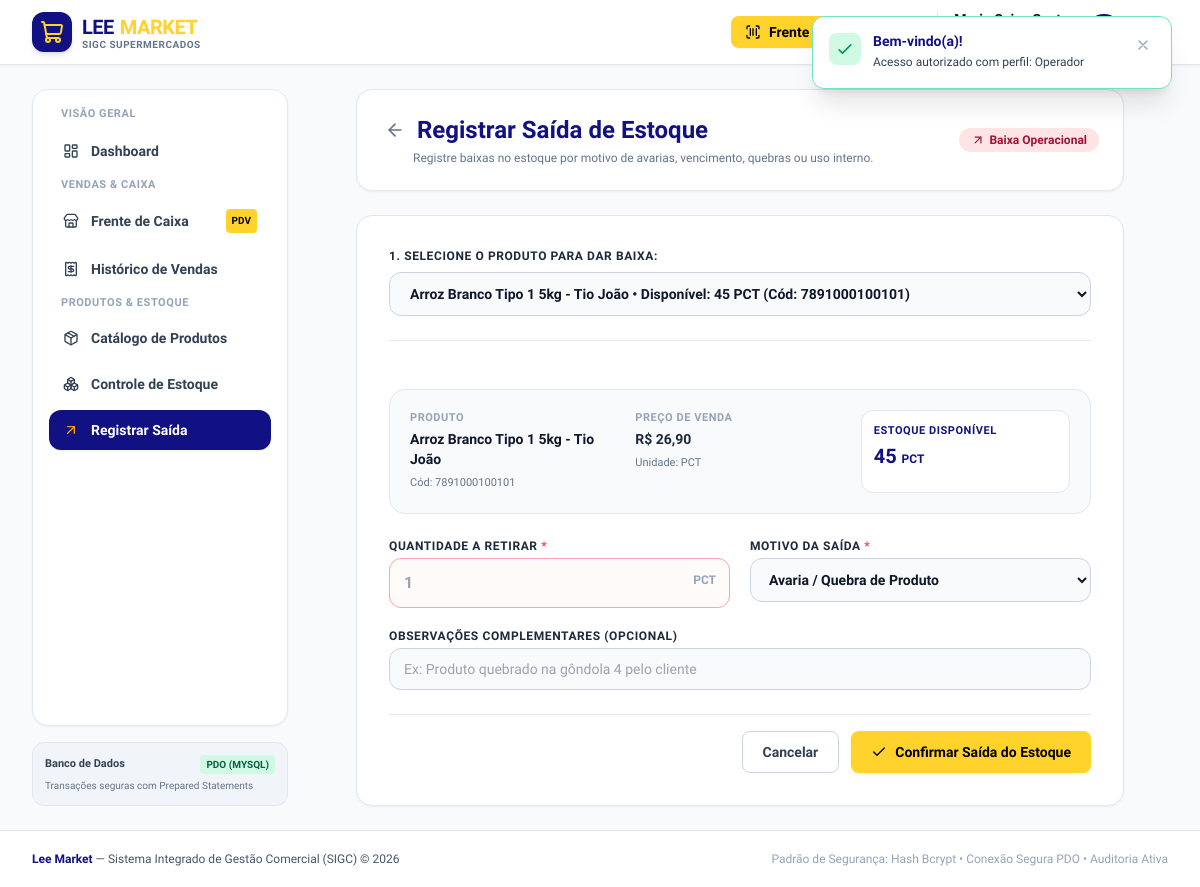
Screenshot of /modules/estoque/saida.php?id=1 (signed in) with the database file from the repository.
### tables this page shows
CREATE TABLE IF NOT EXISTS `produtos` (
  `id` INT AUTO_INCREMENT PRIMARY KEY,
  `codigo_barras` VARCHAR(50) NOT NULL UNIQUE,
  `nome` VARCHAR(150) NOT NULL,
  `categoria_id` INT NULL,
  `fornecedor_id` INT NULL,
  `preco_custo` DECIMAL(10,2) NOT NULL DEFAULT 0.00,
  `preco_venda` DECIMAL(10,2) NOT NULL,
  `estoque_atual` INT NOT NULL DEFAULT 0,
  `estoque_minimo` INT NOT NULL DEFAULT 5,
  `unidade_medida` VARCHAR(10) NOT NULL DEFAULT 'UN',
  `status` ENUM('ativo', 'inativo') NOT NULL DEFAULT 'ativo',
  `criado_em` DATETIME NOT NULL DEFAULT CURRENT_TIMESTAMP,
  `atualizado_em` DATETIME NOT NULL DEFAULT CURRENT_TIMESTAMP ON UPDATE CURRENT_TIMESTAMP,
  CONSTRAINT `fk_produtos_categoria` FOREIGN KEY (`categoria_id`) REFERENCES `categorias`(`id`) ON DELETE SET NULL,
  CONSTRAINT `fk_produtos_fornecedor` FOREIGN KEY (`fornecedor_id`) REFERENCES `fornecedores`(`id`) ON DELETE SET NULL
);

### includes/helpers.php (called while the page is built, shortened)
<?php
function base_url(string $path = ''): string {
    $scriptDir = str_replace('\\', '/', dirname($_SERVER['SCRIPT_NAME']));
    $subfolders = ['/modules/auth', '/modules/dashboard', '/modules/produtos', '/modules/estoque',
                   '/modules/vendas', '/modules/relatorios', '/modules/financeiro',
                   '/modules/fornecedores', '/modules/rh', '/modules/auditoria'];
    $base = $scriptDir;
    foreach ($subfolders as $sub) {
        if (str_ends_with($base, $sub)) {
            $base = substr($base, 0, -strlen($sub));
            break;
        }
    }
    $base = rtrim($base, '/');
    $cleanPath = ltrim($path, '/');
    return ($base ? $base : '') . ($cleanPath ? '/' . $cleanPath : '/');
}
function format_money($val): string {
    $num = floatval($val);
    return 'R$ ' . number_format($num, 2, ',', '.');
}

### modules/estoque/saida.php (the view, shortened to what this page needs)
<?php
require_once __DIR__ . '/../../includes/helpers.php';
$pdo = getDBConnection();
$selectedId = (int)($_GET['id'] ?? 0);
$produto = null;
if ($selectedId > 0) {
    $stmt = $pdo->prepare("SELECT p.*, c.nome as categoria_nome FROM produtos p LEFT JOIN categorias c ON p.categoria_id = c.id WHERE p.id = ? AND p.status = 'ativo'");
    $stmt->execute([$selectedId]);
    $produto = $stmt->fetch();
}
$produtosDisponiveis = $pdo->query("SELECT id, codigo_barras, nome, estoque_atual, unidade_medida FROM produtos WHERE status = 'ativo' ORDER BY nome ASC")->fetchAll();
require_once __DIR__ . '/../../includes/header.php';
require_once __DIR__ . '/../../includes/navbar.php';
?>
<div class="max-w-3xl mx-auto space-y-6">
    <div class="flex items-center justify-between bg-white p-5 sm:p-6 rounded-2xl border border-slate-200 shadow-sm">
        <div>
            <div class="flex items-center gap-2">
                <a href="<?= base_url('modules/estoque/index.php') ?>" class="p-1 rounded-lg hover:bg-slate-100 text-slate-500">
                    <i data-lucide="arrow-left" class="w-5 h-5"></i>
                </a>
                <h1 class="text-xl sm:text-2xl font-black text-[#111184]">Registrar Saída de Estoque</h1>
            </div>
            <p class="text-xs text-slate-500 mt-1 pl-8">Registre baixas no estoque por motivo de avarias, vencimento, quebras ou uso interno.</p>
        </div>
        <div class="hidden sm:block">
            <span class="px-3 py-1 bg-rose-100 text-rose-800 font-bold text-xs rounded-full flex items-center gap-1">
                <i data-lucide="arrow-up-right" class="w-3.5 h-3.5"></i> Baixa Operacional
            </span>
        </div>
    </div>
    <div class="bg-white p-6 sm:p-8 rounded-2xl border border-slate-200 shadow-sm space-y-6">
        <div>
            <label for="select_prod" class="block text-xs font-bold text-slate-800 uppercase tracking-wider mb-2">
                1. Selecione o Produto para dar Baixa:
            </label>
            <select id="select_prod" onchange="window.location.href = '<?= base_url('modules/estoque/saida.php?id=') ?>' + this.value" class="w-full px-4 py-3 bg-slate-50 border border-slate-300 rounded-xl text-sm font-bold text-slate-900 focus:ring-2 focus:ring-[#111184]">
                <?php foreach ($produtosDisponiveis as $p): ?>
                    <option value="<?= $p['id'] ?>" <?= ($produto && (int)$produto['id'] === (int)$p['id']) ? 'selected' : '' ?>>
                        <?= htmlspecialchars($p['nome']) ?> &bull; Disponível: <?= $p['estoque_atual'] ?> <?= $p['unidade_medida'] ?> (Cód: <?= $p['codigo_barras'] ?>)
                    </option>
                <?php endforeach; ?>
            </select>
        </div>
        <?php if ($produto): ?>
            <form id="form-saida-estoque" action="<?= base_url('modules/estoque/saida.php') ?>" method="POST" class="pt-6 border-t border-slate-200 space-y-6">
                <div class="bg-slate-50 p-5 rounded-2xl border border-slate-200 grid grid-cols-1 sm:grid-cols-3 gap-4">
                    <div>
                        <span class="text-[11px] font-bold text-slate-400 uppercase tracking-wider block">Produto</span>
                        <p class="font-extrabold text-slate-900 text-sm mt-0.5"><?= htmlspecialchars($produto['nome']) ?></p>
                        <span class="text-[11px] text-slate-500 font-mono">Cód: <?= htmlspecialchars($produto['codigo_barras']) ?></span>
                    </div>
                    <div>
                        <span class="text-[11px] font-bold text-slate-400 uppercase tracking-wider block">Preço de Venda</span>
                        <p class="font-bold text-slate-800 text-sm mt-0.5"><?= format_money($produto['preco_venda']) ?></p>
                        <span class="text-[11px] text-slate-500">Unidade: <?= htmlspecialchars($produto['unidade_medida']) ?></span>
                    </div>
                    <div class="p-3 bg-white rounded-xl border border-slate-200">
                        <span class="text-[11px] font-bold text-[#111184] uppercase tracking-wider block">Estoque Disponível</span>
                        <p class="text-xl font-black text-[#111184] mt-0.5">
                            <?= $produto['estoque_atual'] ?> <span class="text-xs font-semibold"><?= htmlspecialchars($produto['unidade_medida']) ?></span>
                        </p>
                    </div>
                </div>
                <div class="grid grid-cols-1 sm:grid-cols-2 gap-5">
                    <div>
                        <label for="quantidade" class="block text-xs font-bold text-slate-800 uppercase tracking-wider mb-1">
                            Quantidade a Retirar <span class="text-rose-500">*</span>
                        </label>
                        <div class="relative">
                            <input type="number" min="1" max="<?= max(1, $produto['estoque_atual']) ?>" id="quantidade" name="quantidade" required placeholder="1"
                                   class="block w-full px-3.5 py-3 bg-rose-50/30 border border-rose-300 rounded-xl text-base font-black text-rose-700 focus:ring-2 focus:ring-[#111184]">
                            <span class="absolute right-3.5 top-3.5 text-xs font-bold text-slate-400">
                                <?= htmlspecialchars($produto['unidade_medida']) ?>
                            </span>
                        </div>
                    </div>
                    <div>
                        <label for="motivo" class="block text-xs font-bold text-slate-800 uppercase tracking-wider mb-1">
                            Motivo da Saída <span class="text-rose-500">*</span>
                        </label>
                        <select id="motivo" name="motivo" required class="block w-full px-3.5 py-3 bg-slate-50 border border-slate-300 rounded-xl text-sm font-semibold focus:ring-2 focus:ring-[#111184]">
                            <option value="Avaria / Quebra de Produto">Avaria / Quebra de Produto</option>
                        </select>
                    </div>
                    <div class="sm:col-span-2">
                        <label for="observacao" class="block text-xs font-bold text-slate-800 uppercase tracking-wider mb-1">
                            Observações Complementares (Opcional)
                        </label>
                        <input type="text" id="observacao" name="observacao" placeholder="Ex: Produto quebrado na gôndola 4 pelo cliente"
                               class="block w-full px-3.5 py-2.5 bg-slate-50 border border-slate-300 rounded-xl text-sm focus:ring-2 focus:ring-[#111184]">
                    </div>
                </div>
                <div class="pt-4 border-t border-slate-200 flex flex-col-reverse sm:flex-row justify-end gap-3">
                    <a href="<?= base_url('modules/estoque/index.php') ?>" class="px-5 py-2.5 rounded-lg border border-slate-300 text-slate-700 font-bold hover:bg-slate-50 transition text-sm text-center">
                        Cancelar
                    </a>
                    <button type="button" onclick="confirmarSaidaEstoque()" class="btn-lee-accent text-sm">
                        <i data-lucide="check" class="w-4 h-4 text-black"></i>
                        <span>Confirmar Saída do Estoque</span>
                    </button>
                </div>
            </form>
        <?php endif; ?>
    </div>
</div>
<?php require_once __DIR__ . '/../../includes/footer.php'; ?>

### assets/css/custom.css (style rules this page uses)
:root { --color-primary: #111184; --color-primary-hover: #0c0c66; --color-primary-light: #ececfb; --color-accent: #FFD32C; --color-accent-hover: #e6bd1f; --color-accent-text: #000000; --color-bg: #FFFFFF; --color-text: #000000; --color-card-bg: #FFFFFF; --color-border: #e2e8f0; }
*, html, body, input, button, select, textarea, table, th, td, h1, h2, h3, h4, h5, h6, p, span, a { font-family: 'Isometra', system-ui, -apple-system, BlinkMacSystemFont, 'Segoe UI', Roboto, Helvetica, Arial, sans-serif !important; }
body { background-color: #F8FAFC; color: var(--color-text); -webkit-font-smoothing: antialiased; -moz-osx-font-smoothing: grayscale; }
.btn-lee-accent { background-color: #FFD32C; color: #000000; font-weight: 700; padding: 0.625rem 1.25rem; border-radius: 0.5rem; display: inline-flex; align-items: center; justify-content: center; gap: 0.5rem; transition: all 0.2s ease-in-out; box-shadow: 0 1px 3px 0 rgba(255, 211, 44, 0.4); }

### rows the page displays
produtos: nome "Arroz Branco Tipo 1 5kg - Tio João", codigo_barras "7891000100101", preco_venda "R$ 26,90", unidade_medida "PCT", estoque_atual "45"

### other values shown
getDBDriver() "MYSQL"
form field value "Arroz Branco Tipo 1 5kg - Tio João • Disponível: 45 PCT (Cód: 7891000100101)"
